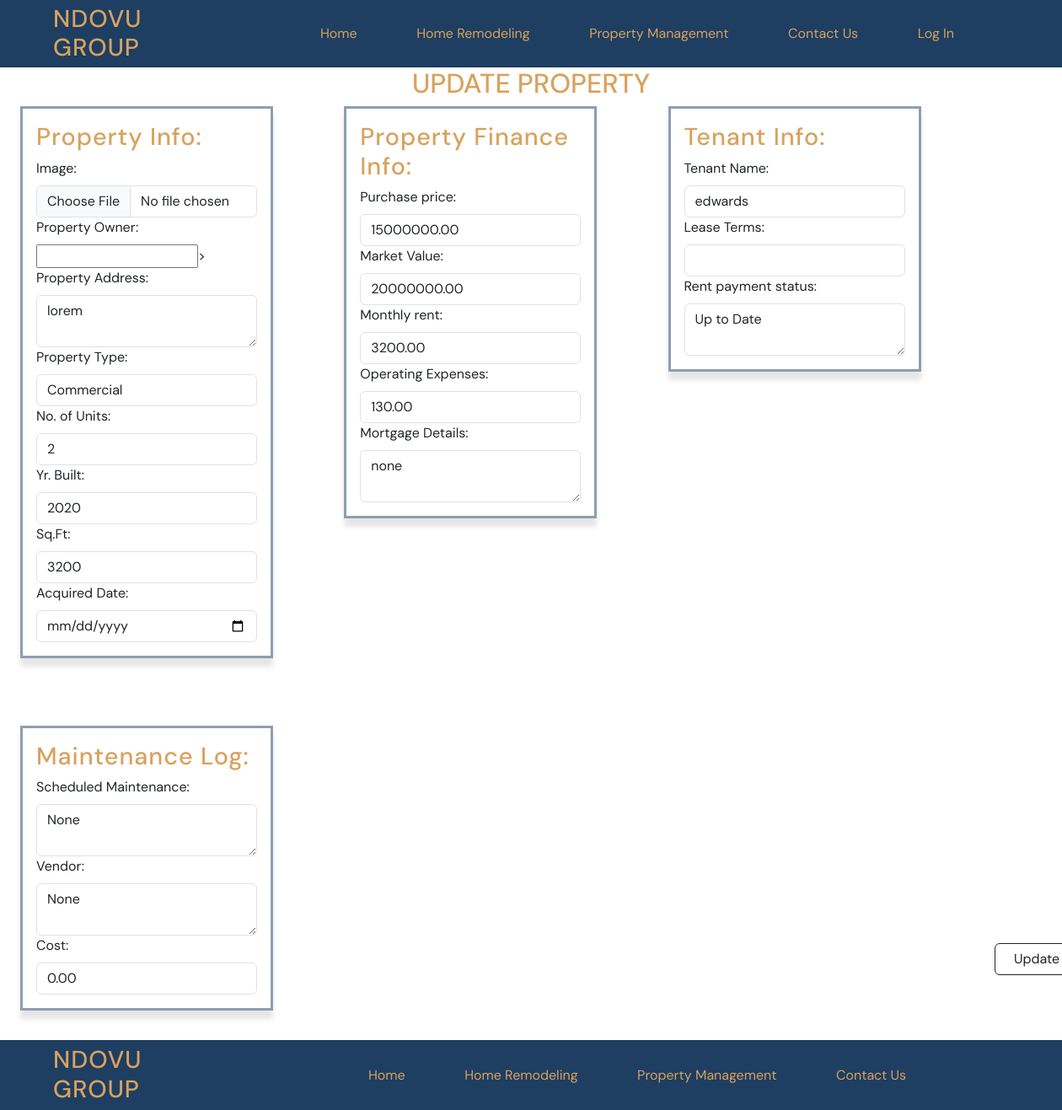
The app's page /property/25/update_property/ with its own data.
### property/models.py (models this page shows, shortened)
class PropertyManagement(models.Model):
    property_owner = models.CharField(max_length=128)
    image = models.ImageField(upload_to="static/img")
    address = models.CharField(max_length=200)
    property_type = models.CharField(max_length=50)
    number_of_units = models.CharField(max_length=10)
    year_built = models.TextField()
    square_footage = models.CharField(max_length=10)
    acquired_date = models.DateField()

class PropertyFinance(models.Model):
    purchase_price = MoneyField(max_digits=14, decimal_places=2, default_currency='USD')
    market_value = MoneyField(max_digits=14, decimal_places=2, default_currency='USD')
    monthly_rent = MoneyField(max_digits=14, decimal_places=2, default_currency='USD')
    operating_expenses = MoneyField(max_digits=14, decimal_places=2, default_currency='USD')
    mortgage_details = models.TextField()
    property = models.ForeignKey(PropertyManagement, null=True, blank=True, on_delete=models.CASCADE)

class PropertyTenantInfo(models.Model):
    name = models.CharField(max_length=128)
    lease_terms = models.CharField(max_length=50)
    rent_payment_status = models.CharField(max_length=10)
    property = models.ForeignKey(PropertyManagement, null=True, blank=True, on_delete=models.CASCADE)

class PropertyMaintenanceInfo(models.Model):
    scheduled_maintenance = models.CharField(max_length=128)
    vendor = models.CharField(max_length=50)
    cost = MoneyField(max_digits=14, decimal_places=2, default_currency='USD')
    property = models.ForeignKey(PropertyManagement, null=True, blank=True, on_delete=models.CASCADE)

### property/views.py (the view)
# urls.py: path("<int:pk>/update_property/", views.PropertyUpdateDetailView.as_view(), name="property_update"),
class PropertyUpdateDetailView(DetailView):
        template_name = "property/property_update.html"
        model = PropertyManagement
        def get_context_data(self, **kwargs): # this function will pull up a detail list when you click on update button on property list page
                context = super().get_context_data(**kwargs)
                property = self.object
                finance = PropertyFinance.objects.filter(property=property).first()
                context["propertyfinance"] = finance
                tenant =  PropertyTenantInfo.objects.filter(property=property).first()
                context["propertytenantinfo"] = tenant
                maintenance = PropertyMaintenanceInfo.objects.filter(property=property).first()
                context["propertymaintenanceinfo"] = maintenance
                return context

### templates/property/property_update.html (shortened to what this page needs)
{% extends 'base.html' %} {% block title %}Update{% endblock title%} {% block
{% block content %}
<div class="project-section center-row">
    <form method="POST" action="{% url 'save_changes' %}" enctype="multipart/form-data" >
        <h1>Update Property</h1>
        <section class="property-form">
                <div>
                    <h2> Property Info:</h2>
                    <label class="form-label">Image:</label>
                    <input type="file" class="form-control" name="image" value="{{ propertymanagement.image }}">
                </div>
                <div>
                    <label class="form-label">Property Owner:</label>
                    <input type="text" name="property_owner">{{ propertymanagement.owner }}>
                </div>
                <div>
                    <label class="form-label">Property Address:</label>
                    <textarea class="form-control" name="address">{{ propertymanagement.address }}</textarea>
                </div>
                <div>
                    <label class="form-label">Property Type:</label>
                    <input list="typelistOptions" class="form-control" name="property_type"
                        value="{{ propertymanagement.property_type }}">
                </div>
                <div>
                    <label class="form-label">No. of Units:</label>
                    <input type="number" class="form-control" name="number_of_units"
                        value="{{ propertymanagement.number_of_units }}">
                </div>
                <div>
                    <label class="form-label">Yr. Built:</label>
                    <input type="number" class="form-control" name="year_built"
                        value="{{ propertymanagement.year_built }}">
                </div>
                <div>
                    <label class="form-label">Sq.Ft:</label>
                    <input type="text" class="form-control" name="square_footage"
                        value="{{ propertymanagement.square_footage }}">
                </div>
                <div>
                    <label class="form-label">Acquired Date:</label>
                    <input type="date" class="form-control" name="acquired_date"
                        value="{{ propertymanagement.acquired_date }}">
                </div>
            </section>
            <section class="property-form">
                <h2> Property Finance Info:</h2>
                <div>
                    <label class="form-label">Purchase price:</label>
                    <input type="number" class="form-control" name="purchase_price"
                        value="{{ propertyfinance.purchase_price }}">
                </div>
                <div>
                    <label class="form-label">Market Value:</label>
                    <input type="number" class="form-control" name="market_value"
                        value="{{ propertyfinance.market_value }}">
                </div>
                <div>
                    <label class="form-label">Monthly rent:</label>
                    <input type="number" class="form-control" name="monthly_rent"
                        value="{{ propertyfinance.monthly_rent }}">
                </div>
                <div>
                    <label class="form-label">Operating Expenses:</label>
                    <input type="number" class="form-control" name="operating_expenses"
                        value="{{ propertyfinance.operating_expenses }}">
                </div>
                <div>
                    <label class="form-label">Mortgage Details:</label>
                    <textarea class="form-control"
                        name="mortgage_details">{{ propertyfinance.mortgage_details }}</textarea>
                </div>
            </section>
            <section class="property-form">
                <h2> Tenant Info:</h2>
                <div>
                    <label class="form-label">Tenant Name:</label>
                    <input type="text" class="form-control" name="name" value="{{ propertytenantinfo.name }}">
                </div>
                <div>
                    <label class="form-label">Lease Terms:</label>
                    <input list="termslistOptions" class="form-control" name="lease_terms">
                </div>
                <div>
                    <label class="form-label">Rent payment status:</label>
                    <textarea class="form-control"
                        name="rent_payment_status">{{ propertytenantinfo.rent_payment_status }}</textarea>
                </div>
            </section>
            <section class="property-form">
                <h2> Maintenance Log:</h2>
                <div>
                    <label class="form-label">Scheduled Maintenance:</label>
                    <textarea class="form-control"
                        name="scheduled_maintenance">{{ propertymaintenanceinfo.scheduled_maintenance }}</textarea>
                </div>
                <div>
                    <label class="form-label">Vendor:</label>
                    <textarea class="form-control" name="vendor">{{ propertymaintenanceinfo.vendor }}</textarea>
                </div>
                <div>
                    <label class="form-label">Cost:</label>
                    <input type="number" class="form-control" name="cost" value="{{ propertymaintenanceinfo.cost }}">
                </div>
            </section>
            <section>
            <div class="center row">
                <button type="submit" class="button btn btn-outline-dark">Update</button>
            </div>
            </section>
    </form>
</div>
{% endblock content %}

### static/css/base.css (style rules this page uses)
:root { --secondary-color-600: #d8a25e; --background-color: #fdfdfd; --surface-color: #1e3e62; --neutral-color:#2e2f30; --DM-font: "DM Sans", sans-serif; }
* { font-family: var(--DM-font); margin: 0; padding: 0; text-decoration: none; }
html { font-size: 16px; background-color: var(--background-color); }
h1 { color: var(--secondary-color-600); font-size: 2rem; text-transform: uppercase; text-align: center; }
h2 { color: var(--secondary-color-600); font-size: 1.8rem; letter-spacing: 0.06rem; }
.center-row { display: flex; justify-content: center; align-items: center; }

### static/css/section.css (style rules this page uses)
.property-form { width: 300px; display: inline-flex; flex-direction: column; align-items: top baseline; padding: 1rem; border: 3px solid rgba(30, 62, 98, 0.5); box-shadow: 0 10px 6px rgba(0, 0, 0, 0.1); margin-bottom: 5rem; margin-right: 3rem; margin-left: 2rem; }
.button { margin-left: 75rem; position: relative; top: -10rem; width: 100px; text-align: center; }

### records on screen
PropertyManagement: address "lorem", property_type "Commercial", number_of_units "2", year_built "2020", square_footage "3200"
PropertyFinance: purchase_price "15000000.00", market_value "20000000.00", monthly_rent "3200.00", operating_expenses "130.00", mortgage_details "none"
PropertyTenantInfo: name "edwards", rent_payment_status "Up to Date"
PropertyMaintenanceInfo: scheduled_maintenance "None", vendor "None", cost "0.00"
